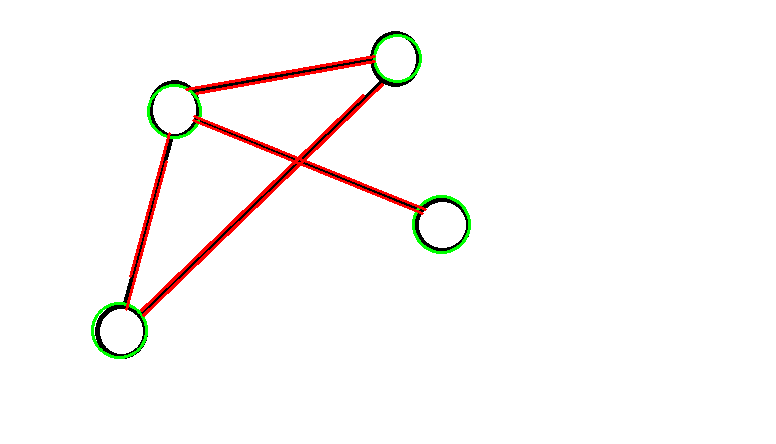
#> input picture preProcessedImages/preprocesada_g1.png, 776 x 444 px, found by its file name
$ python interpretation.py
#> lines starting #> are read from the running program, lines starting #| are printed output that depends on the picture; after the words box and inside, x2 and y2 are one past the last pixel; in counts of white or black regions, pixels touching at a corner belong together
#> further down, imagen_procesada is the input picture: shape (444, 776, 3); mean B, G, R 246.9, 248.3, 250.9
import cv2
import os
import numpy as np
import networkx as nx

def interpretar_grafo(imagen):
    # Convertir la imagen a escala de grises
    gray = cv2.cvtColor(imagen, cv2.COLOR_BGR2GRAY)
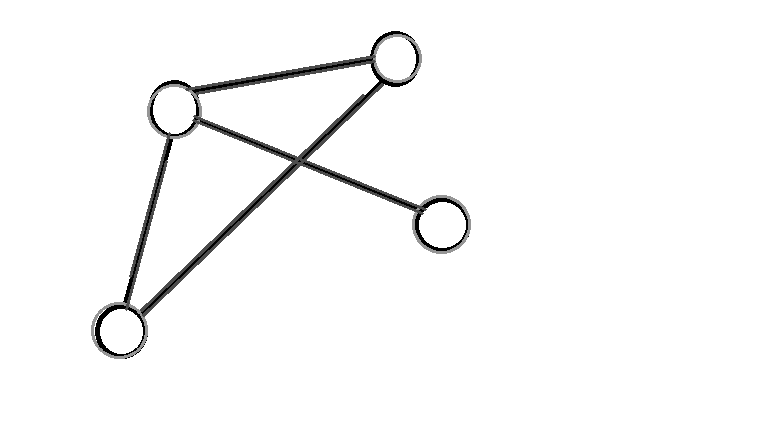
#> gray: shape (444, 776); min 0, max 255, mean 248.9

    # Detección de círculos y líneas
    circles = cv2.HoughCircles(gray, cv2.HOUGH_GRADIENT, dp=1, minDist=50, param1=200, param2=30, minRadius=15, maxRadius=45)
#> circles = [[118.5, 329.5, 28.6], [173.5, 111.5, 27.5], [442.5, 224.5, 27.9], [395.5, 61.5, 24.6]]
    edges = cv2.Canny(gray, 50, 150, apertureSize=3)
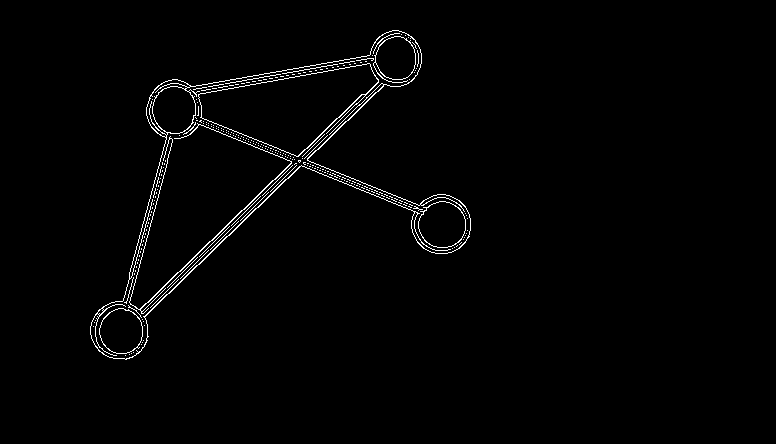
#> edges: shape (444, 776); 1.5% white in thin lines or dots, all inside (x1, y1, x2, y2) = (90, 30, 471, 360)

    # Detección de líneas utilizando la transformada de Hough probabilística
    lines = cv2.HoughLines(edges, rho=1, theta=np.pi/180, threshold=100)
#> lines = 23 rows, first 8: [319, 0.803], [327, 0.803], [322, 0.803], [325, 0.785], [33, 1.95], [320, 0.785], [121, 1.4], [118, 1.4]

    # Crear un grafo vacío
    G = nx.Graph()

    # Agregar nodos al grafo
    if circles is not None:
        circles = np.uint16(np.around(circles))
#> circles = [[118, 330, 29], [174, 112, 28], [442, 224, 28], [396, 62, 25]]
        for i in circles[0, :]:
            G.add_node((i[0], i[1]))
#> this loop made 4 passes

    # Agregar aristas al grafo
    if lines is not None:
        for line in lines:
            rho, theta = line[0]
            a = np.cos(theta)
            b = np.sin(theta)
            x0 = a * rho
            y0 = b * rho
            x1 = int(x0 + 1000 * (-b))
            y1 = int(y0 + 1000 * (a))
            x2 = int(x0 - 1000 * (-b))
            y2 = int(y0 - 1000 * (a))
            node1 = (x1, y1)
            node2 = (x2, y2)
            if node1 in G.nodes and node2 in G.nodes:
                G.add_edge(node1, node2)
#> this loop made 23 passes
#> (rho, theta, a, b, x0, y0, x1, y1) on passes 1 to 12: (319, 0.803, 0.695, 0.719, 221.6, 229.5, -497, 924), (327, 0.803, 0.695, 0.719, 227.2, 235.2, -492, 929), (322, 0.803, 0.695, 0.719, 223.7, 231.6, -495, 926), (325, 0.785, 0.707, 0.707, 229.8, 229.8, -477, 936), (33, 1.95, -0.375, 0.927, -12.36, 30.6, -939, -344), (320, 0.785, 0.707, 0.707, 226.3, 226.3, -480, 933), (121, 1.4, 0.174, 0.985, 21.01, 119.2, -963, 292), (118, 1.4, 0.174, 0.985, 20.49, 116.2, -964, 289), (203, 0.262, 0.966, 0.259, 196.1, 52.54, -62, 1018), (36, 1.95, -0.375, 0.927, -13.49, 33.38, -940, -341), (321, 0.82, 0.682, 0.731, 218.9, 234.8, -512, 916), (324, 0.82, 0.682, 0.731, 221, 237, -510, 918)

    return G

# Ejemplo de uso
if __name__ == "__main__":
    imagen_path = "./preProcessedImages/preprocesada_g1.png"  # Reemplaza esto con la ruta de tu imagen procesada
    imagen_procesada = cv2.imread(imagen_path)
    grafo = interpretar_grafo(imagen_procesada)

    # Visualizar el grafo
    print("Nodos del grafo:", grafo.nodes)
#| Nodos del grafo: [(118, 330), (174, 112), (442, 224), (396, 62)]
    print("Aristas del grafo:", grafo.edges)
#| Aristas del grafo: []

    # También puedes visualizar el grafo utilizando NetworkX
    import matplotlib.pyplot as plt
    nx.draw(grafo, with_labels=True)
    plt.show()
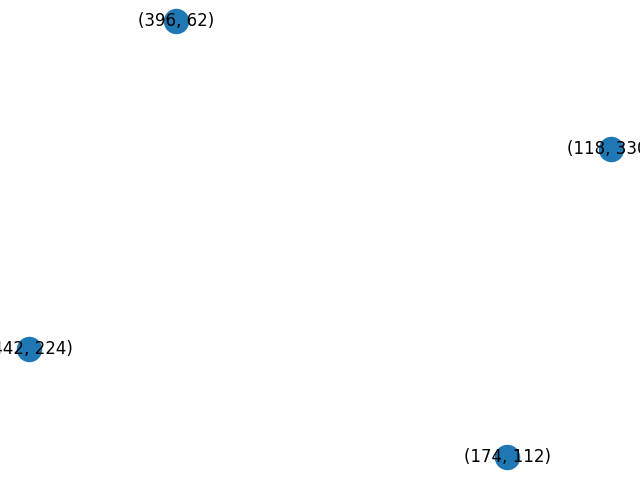
#> figure drawn by matplotlib, 1 panel
